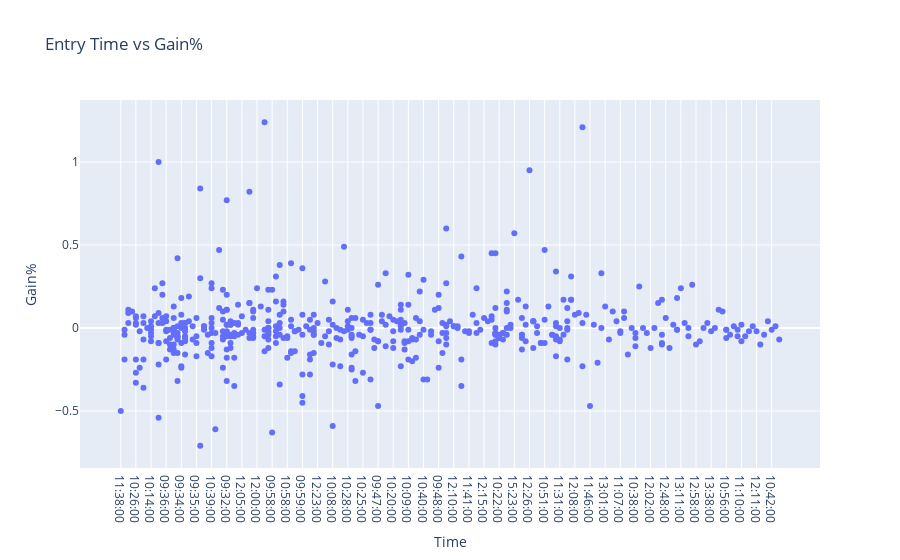

Notebook source saved alongside this figure:
### Code cell
# scatter plot of entry time vs gain%

fig = px.scatter(trades, x="TimeEnter", y="Gain%", title="Entry Time vs Gain%")
fig.update_layout(
    xaxis_title="Time",
    yaxis_title="Gain%",
    bargap=0.1
)

fig.show()

### Figure 1 — Plotly figure (JSON) as saved in the notebook; plotly's stock layout.template omitted (floating-point values rounded to 4 significant figures; data arrays with more than 128 entries replaced by an {"elided": "..."} marker saying what was removed)
{"data": [{"hovertemplate": "TimeEnter=%{x}<br>Gain%=%{y}<extra></extra>", "legendgroup": "", "marker": {"color": "#636efa", "symbol": "circle"}, "mode": "markers", "name": "", "orientation": "v", "showlegend": false, "type": "scatter", "x": {"elided": "501 str values"}, "xaxis": "x", "y": {"elided": "501 float values"}, "yaxis": "y"}], "layout": {"bargap": 0.1, "legend": {"tracegroupgap": 0}, "title": {"text": "Entry Time vs Gain%"}, "xaxis": {"anchor": "y", "domain": [0, 1], "title": {"text": "Time"}}, "yaxis": {"anchor": "x", "domain": [0, 1], "title": {"text": "Gain%"}}}}
